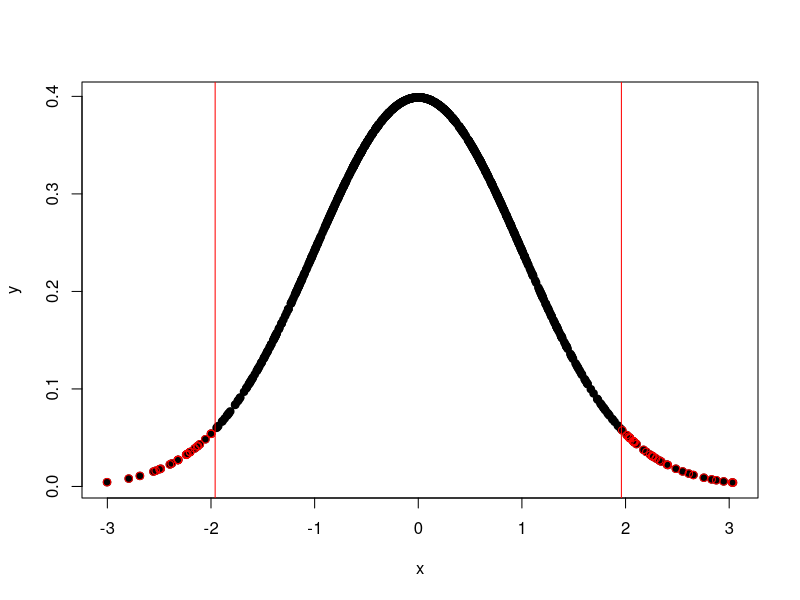
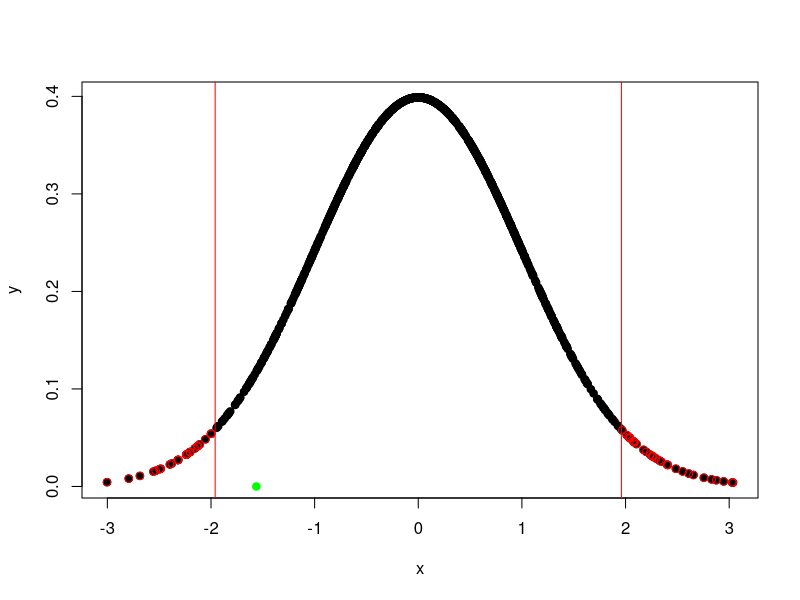
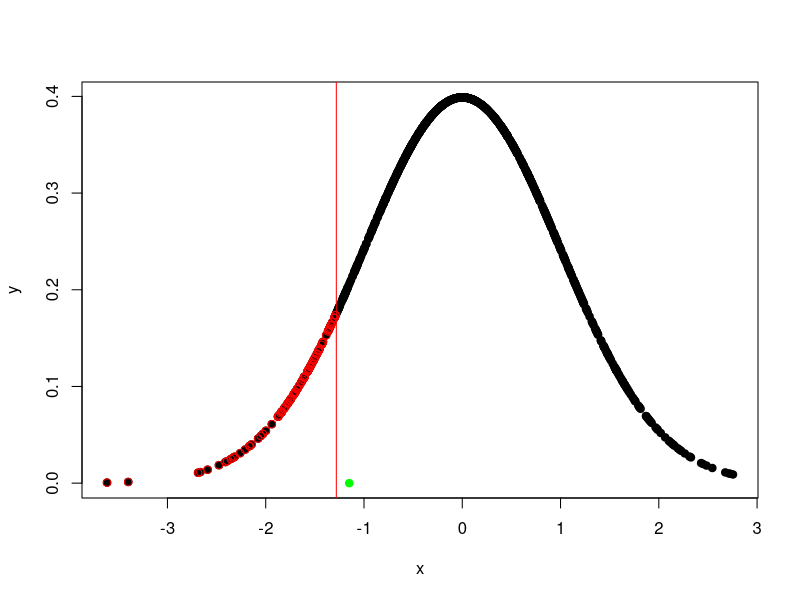
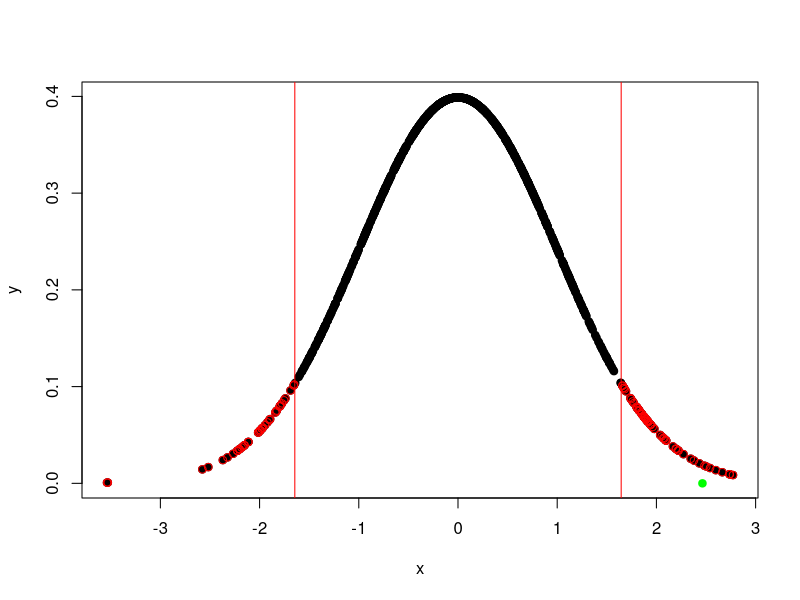

Source code (R) for these figures, in order:
## ---- chunk 1
xbarra = 195.5 # media da amostra
mediaNula = 198.0 # media da hipotese nula
# desvio padrao da raca A, pois acha que pertence a raca A
sigma = sqrt(64)   
n = 25 # tamanho total da amostra
z = (xbarra-mediaNula)/(sigma/sqrt(n)) 
z # resultado do teste para uma media pop.
## ---- chunk 2
alfa = 0.05 
z.half.alfa = qnorm(1.0-alfa/2.0) # pois é bilateral
regiao_critica = c(-z.half.alfa, z.half.alfa); regiao_critica

# Plotando a distribuicao normal com seus pontos da regiao critica
x = rnorm(1000)
y = dnorm(x, mean = 0, sd = 1)

# Encontrando os pontos da distribuicao normal que esta na regiao critica
dentro_regiao_critica = ifelse(x < regiao_critica[1], x,
                                ifelse(x > regiao_critica[2], x, 6))

# Plotando o grafico com sua regiao critica
plot(x, y, # plota o grafico de uma distribuicao normal
     type = "p", # grafico de pontos
     pch=19, # tipo do ponto preenchido
     col = "black")
points(dentro_regiao_critica, y,
       col="red")
abline(v=regiao_critica, col="red") # pontos da regiao critica


## ---- chunk 3

# Plotando o grafico com sua regiao critica E COM SEU VALOR DE Z ENCONTRADO
plot(x, y, # plota o grafico de uma distribuicao normal
     type = "p", # grafico de pontos
     pch=19, # tipo do ponto preenchido
     col = "black")
points(dentro_regiao_critica, y,
       col="red")
abline(v=regiao_critica, col="red") # pontos da regiao critica
points(x = z, y = 0,
       col="green",
       pch=19 # tipo do ponto preenchido
       )

# z está fora da região crítica
if (z > regiao_critica[1] && z < regiao_critica[2]){
  print("Fora da região crítica. Nao rejeita H0.")
} else
  print("Na região crítica. Rejeita H0.")
## ---- chunk 4
# beta = prob(não rejeitar H0 | H0 é falsa)
# beta = prob(-1.96 < z < 1.96 | mediaNula = 198)

# Encontrando quanto 1.96 (normalizada) vale em uma distribuicao com media 198 e sd de sqrt(75/25)
valor.p = 198 + (1.96*(sqrt(75/25)))
valor.n = 198 - (1.96*(sqrt(75/25)))
IC = c(valor.n, valor.p); IC

# Outra meio de chegar no mesmo resultado usando funcao
valor.p2 = qnorm(pnorm(1.96), 198, sqrt(75/25))
valor.n2 = qnorm(pnorm(-1.96), 198, sqrt(75/25))
IC2 = c(valor.n2, valor.p2); IC2

# Ou seja,
# beta = prob(194.6052 < xbarra < 201.3948 | mediaNula = 198)
# beta = prob(z > -1.96) + prob(z < 1.96)

vc1 = (IC[1] - 192)/sqrt(75/25); vc1 # valor critico normalizado
vc2 = (IC[2] - 192)/sqrt(75/25); vc2 # valor critico normalizado

beta = pnorm(vc2) - pnorm(vc1); beta

## ---- chunk 5
n = 10
alfa = 0.1
sigma = sqrt(4.84)
media.pop = 25.5
dados = as.data.frame(c(28, 27, 24, 21, 25, 26, 22, 23, 24, 27))
media.amostral = apply(dados, MARGIN = 2, FUN = mean); media.amostral
## ---- chunk 6
# Normalizando a variavel
z = (media.amostral-media.pop)/(sigma/sqrt(n)); z

# Encontrando a região crítica
  # Nao divide por 2 porque nao é bilateral
  # Nao faz 1-alfa porque vai do inf até 0.1 da distribuicao
  z.alfa = qnorm(alfa); z.alfa 
  pnorm(z.alfa) # Mostra o valor do alfa
  regiao_critica = c(z.alfa); regiao_critica

## ---- chunk 7
# -----------------------------------------------------------------
# Plotando a distribuicao normal com seus pontos da regiao critica
# -----------------------------------------------------------------
x = rnorm(1000)
y = dnorm(x, mean = 0, sd = 1)

# Encontrando os pontos da distribuicao normal que esta na regiao critica
dentro_regiao_critica = ifelse(x < regiao_critica[1], x, 6)

# Plotando o grafico com sua regiao critica
plot(x, y, # plota o grafico de uma distribuicao normal
     type = "p", # grafico de pontos
     pch=19, # tipo do ponto preenchido
     col = "black")
points(dentro_regiao_critica, y, # pontos da regiao critica
       col="red")
abline(v=regiao_critica, col="red") # valores criticos da regiao critica
points(x = z, y = 0, # z normalizada
       col="green",
       pch=19 # tipo do ponto preenchido
       )

# z está fora da região crítica
if (z > regiao_critica[1]){
  print("Fora da região crítica. Nao rejeita H0.")
} else
  print("Na região crítica. Rejeita H0.")

## ---- chunk 8
consumo.pacientes = c(13.1, 14.9, 13.6, 14.4, 12.9, 15.0, 13.7, 13.5, 14.1); consumo.pacientes
## ---- chunk 9
n = 9
alfa = 0.1
media.pop = 13.3
dados = as.data.frame(consumo.pacientes)
media.amostral = apply(dados, MARGIN = 2, FUN = mean); media.amostral

est.var = (1/(n-1))*sum((dados-media.amostral)^2); est.var

# Normalizando a variavel
t = (media.amostral - media.pop)/sqrt(est.var/n); t

# Encontrando a região crítica
z.half.alfa = qnorm(1.0-alfa/2.0) # pois é bilateral
regiao_critica = c(-z.half.alfa, z.half.alfa); regiao_critica



## ---- chunk 10
# -----------------------------------------------------------------
# Plotando a distribuicao normal com seus pontos da regiao critica
# -----------------------------------------------------------------
x = rnorm(1000)
y = dnorm(x, mean = 0, sd = 1)

# Encontrando os pontos da distribuicao normal que esta na regiao critica
dentro_regiao_critica = ifelse(x < regiao_critica[1], x,
                                ifelse(x > regiao_critica[2], x, 6))

# Plotando o grafico com sua regiao critica
plot(x, y, # plota o grafico de uma distribuicao normal
     type = "p", # grafico de pontos
     pch=19, # tipo do ponto preenchido
     col = "black")
points(dentro_regiao_critica, y, # pontos da regiao critica
       col="red")
abline(v=regiao_critica, col="red") # valores criticos da regiao critica
points(x = t, y = 0, # normalizada
       col="green",
       pch=19 # tipo do ponto preenchido
       )

# z está fora da região crítica
if (t < regiao_critica[1] & t > regiao_critica[2]){
  print("Fora da região crítica. Nao rejeita H0.")
} else
  print("Na região crítica. Rejeita H0.")

## ---- chunk 11

## ---- chunk 12
pessoa = c(1, 2, 3, 4, 5, 6, 7, 8, 9, 10, 11)
superior =  c(100, 112, 120, 98, 105, 100, 97, 115, 104, 99, 101)
pobre = c(94, 100, 112, 95, 96, 92, 90, 102, 106, 97, 104)
dados_ex1 = data.frame(pessoa, superior, pobre); dados_ex1
## ---- chunk 13
alfa = 0.05
n = 11
df = n-1
dif = dados_ex1$superior - dados_ex1$pobre; mean(dif)
soma.dif.quad = sum(dif^2); soma.dif.quad

d = sum(dif)/n   
s = sqrt((soma.dif.quad - ((sum(dif)^2)/n))/(n-1)) 
t = d/(s/sqrt(n)); t

# Obtem os valores criticos
vc.n = qt(alfa/2, df); vc.n
vc.p = qt(1-alfa/2, df); vc.p

# Executando o teste para verificar os valores calculados
t.test(dados_ex1$superior, 
       dados_ex1$pobre,
       paired = T, # Os grupos sao correlacionados
       alternative = "two.sided",
       var.equal = T,
       mu = 0) # H0 igual a zero (dif igual zero)

## ---- chunk 14
paciente = c(1, 2, 3, 4, 5, 6, 7, 8, 9, 10)
sulfato = c(4.9, 5.1, 5.2, 4.6, 3.4, 3.5, 3.9, 3.8, 2.9, 2.6)
metanol = c(4.2, 4.4, 4.7, 3.8, 2.4, 2.4, 2.8, 2.8, 3.1, 1.6)
dados_ex2 = data.frame(paciente, sulfato, metanol); dados_ex2

## ---- chunk 15
alfa = 0.02
half.alfa = alfa/2 # Pois é um teste bilateral
n = 10
dif = as.numeric(dados_ex2$sulfato - dados_ex2$metanol); dif

zcritico <- c(qt(half.alfa,n-1),qt(1-half.alfa,n-1)); zcritico

# Media amostral
D = (mean(dados_ex2$sulfato) - mean(dados_ex2$metanol)); D

# Estimador da variancia
S2 = (1/n)*sum(((dif) - D)^2); S2

# por Ho, a média populacional é 0. Portanto:
T.valor = (D - 0)/sqrt(S2/n); T.valor


## ---- chunk 16
n1 = 70
pm1 = 3.1 # ganho médio de peso g1
n2 = 100
pm2 = 2.7 # ganho médio de peso g2
dpp = 0.94 # desvio padrão populacional
alfa = 0.01 # nivel de significancia
half.alfa = alfa/2 # pois é bilateral
  
D = pm1 - pm2
zcritico = c(qt(half.alfa, n1),qt(1-half.alfa,n2)); zcritico

Z = D/sqrt((0.94/n1)+(0.94/n2)); Z

## ---- chunk 17
cru = c(61, 60, 56, 63, 62, 63, 59, 55, 44, 61, 53, 62, 63)
torrado = c(55, 54, 47, 59, 64, 61, 57, 58, 62, 58, 61, 62, 59) 
dados = data.frame(cru, torrado); dados
## ---- chunk 18
n1 = 13 # populacao com amendoim cru
n2 = 13 # populacao com amendoim torrado
alfa = 0.05
half.alfa = alfa/2
dpc = sd(dados$cru) # desvio padrao cru
dpt = sd(dados$torrado) # desvio padrao torrado
 
# graus de liberdade
gl = (((dpc^2/n1)+(dpt^2/n2))^2)/((((dpc^2/n1)^2)/(n1-1)) + (((dpt^2/n2)^2)/(n2-1))); gl

valores.critico = c(qt(half.alfa, gl), qt(1-half.alfa, gl)); valores.critico

T.valor = (mean(dados$cru) - mean(dados$torrado))/sqrt((dpc^2/n1)+(dpt^2/n2)); T.valor

